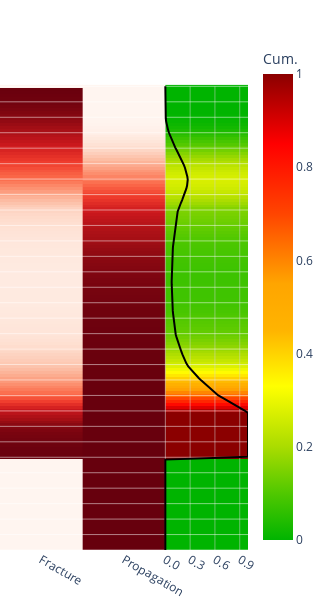

Notebook source saved alongside this figure:
### Code cell
crit_hm_fig = criticality_heatmap(plot_weaklayer, plot_layers, dataframe)
crit_hm_fig.show()

### Figure 1 — Plotly figure (JSON) as saved in the notebook; plotly's stock layout.template omitted (floating-point values rounded to 4 significant figures; data arrays with more than 128 entries replaced by an {"elided": "..."} marker saying what was removed)
{"data": [{"colorscale": [[0, "rgb(255,245,240)"], [0.125, "rgb(254,224,210)"], [0.25, "rgb(252,187,161)"], [0.375, "rgb(252,146,114)"], [0.5, "rgb(251,106,74)"], [0.625, "rgb(239,59,44)"], [0.75, "rgb(203,24,29)"], [0.875, "rgb(165,15,21)"], [1, "rgb(103,0,13)"]], "hoverinfo": "skip", "reversescale": false, "showscale": false, "type": "heatmap", "x": [0, 0.5, 1], "y": {"elided": "160 float values"}, "z": {"elided": "160x2 float values"}, "zmax": 1, "zmin": 0}, {"colorscale": [[0, "rgb(255,245,240)"], [0.125, "rgb(254,224,210)"], [0.25, "rgb(252,187,161)"], [0.375, "rgb(252,146,114)"], [0.5, "rgb(251,106,74)"], [0.625, "rgb(239,59,44)"], [0.75, "rgb(203,24,29)"], [0.875, "rgb(165,15,21)"], [1, "rgb(103,0,13)"]], "hoverinfo": "skip", "reversescale": false, "showscale": false, "type": "heatmap", "x": [1, 1.5, 2], "y": {"elided": "160 float values"}, "z": {"elided": "160x2 float values"}, "zmax": 1, "zmin": 0}, {"colorbar": {"title": {"text": "Cum."}}, "colorscale": [[0, "rgb(0,180,0)"], [0.1, "rgb(80,200,0)"], [0.2, "rgb(170,220,0)"], [0.33, "yellow"], [0.45, "rgb(255,180,0)"], [0.55, "orange"], [0.7, "orangered"], [0.85, "red"], [1, "darkred"]], "showscale": true, "type": "heatmap", "x": [2, 2.5, 3], "y": {"elided": "160 float values"}, "z": {"elided": "160x2 float values"}, "zmax": 1, "zmin": 0}, {"line": {"color": "lightgrey", "width": 0.5}, "mode": "lines", "showlegend": false, "type": "scatter", "x": [2, 2], "y": [0, 3000]}, {"line": {"color": "lightgrey", "width": 0.5}, "mode": "lines", "showlegend": false, "type": "scatter", "x": [2.3, 2.3], "y": [0, 3000]}, {"line": {"color": "lightgrey", "width": 0.5}, "mode": "lines", "showlegend": false, "type": "scatter", "x": [2.6, 2.6], "y": [0, 3000]}, {"line": {"color": "lightgrey", "width": 0.5}, "mode": "lines", "showlegend": false, "type": "scatter", "x": [2.9, 2.9], "y": [0, 3000]}, {"hoverinfo": "skip", "line": {"color": "white", "width": 0.5}, "mode": "lines", "showlegend": false, "type": "scatter", "x": [0, 3], "y": [0, 0]}, {"hoverinfo": "skip", "line": {"color": "white", "width": 0.5}, "mode": "lines", "showlegend": false, "type": "scatter", "x": [0, 3], "y": [100, 100]}, {"hoverinfo": "skip", "line": {"color": "white", "width": 0.5}, "mode": "lines", "showlegend": false, "type": "scatter", "x": [0, 3], "y": [200, 200]}, {"hoverinfo": "skip", "line": {"color": "white", "width": 0.5}, "mode": "lines", "showlegend": false, "type": "scatter", "x": [0, 3], "y": [300, 300]}, {"hoverinfo": "skip", "line": {"color": "white", "width": 0.5}, "mode": "lines", "showlegend": false, "type": "scatter", "x": [0, 3], "y": [400, 400]}, {"hoverinfo": "skip", "line": {"color": "white", "width": 0.5}, "mode": "lines", "showlegend": false, "type": "scatter", "x": [0, 3], "y": [500, 500]}, {"hoverinfo": "skip", "line": {"color": "white", "width": 0.5}, "mode": "lines", "showlegend": false, "type": "scatter", "x": [0, 3], "y": [600, 600]}, {"hoverinfo": "skip", "line": {"color": "white", "width": 0.5}, "mode": "lines", "showlegend": false, "type": "scatter", "x": [0, 3], "y": [700, 700]}, {"hoverinfo": "skip", "line": {"color": "white", "width": 0.5}, "mode": "lines", "showlegend": false, "type": "scatter", "x": [0, 3], "y": [800, 800]}, {"hoverinfo": "skip", "line": {"color": "white", "width": 0.5}, "mode": "lines", "showlegend": false, "type": "scatter", "x": [0, 3], "y": [900, 900]}, {"hoverinfo": "skip", "line": {"color": "white", "width": 0.5}, "mode": "lines", "showlegend": false, "type": "scatter", "x": [0, 3], "y": [1000, 1000]}, {"hoverinfo": "skip", "line": {"color": "white", "width": 0.5}, "mode": "lines", "showlegend": false, "type": "scatter", "x": [0, 3], "y": [1100, 1100]}, {"hoverinfo": "skip", "line": {"color": "white", "width": 0.5}, "mode": "lines", "showlegend": false, "type": "scatter", "x": [0, 3], "y": [1200, 1200]}, {"hoverinfo": "skip", "line": {"color": "white", "width": 0.5}, "mode": "lines", "showlegend": false, "type": "scatter", "x": [0, 3], "y": [1300, 1300]}, {"hoverinfo": "skip", "line": {"color": "white", "width": 0.5}, "mode": "lines", "showlegend": false, "type": "scatter", "x": [0, 3], "y": [1400, 1400]}, {"hoverinfo": "skip", "line": {"color": "white", "width": 0.5}, "mode": "lines", "showlegend": false, "type": "scatter", "x": [0, 3], "y": [1500, 1500]}, {"hoverinfo": "skip", "line": {"color": "white", "width": 0.5}, "mode": "lines", "showlegend": false, "type": "scatter", "x": [0, 3], "y": [1600, 1600]}, {"hoverinfo": "skip", "line": {"color": "white", "width": 0.5}, "mode": "lines", "showlegend": false, "type": "scatter", "x": [0, 3], "y": [1700, 1700]}, {"hoverinfo": "skip", "line": {"color": "white", "width": 0.5}, "mode": "lines", "showlegend": false, "type": "scatter", "x": [0, 3], "y": [1800, 1800]}, {"hoverinfo": "skip", "line": {"color": "white", "width": 0.5}, "mode": "lines", "showlegend": false, "type": "scatter", "x": [0, 3], "y": [1900, 1900]}, {"hoverinfo": "skip", "line": {"color": "white", "width": 0.5}, "mode": "lines", "showlegend": false, "type": "scatter", "x": [0, 3], "y": [2000, 2000]}, {"hoverinfo": "skip", "line": {"color": "white", "width": 0.5}, "mode": "lines", "showlegend": false, "type": "scatter", "x": [0, 3], "y": [2100, 2100]}, {"hoverinfo": "skip", "line": {"color": "white", "width": 0.5}, "mode": "lines", "showlegend": false, "type": "scatter", "x": [0, 3], "y": [2200, 2200]}, {"hoverinfo": "skip", "line": {"color": "white", "width": 0.5}, "mode": "lines", "showlegend": false, "type": "scatter", "x": [0, 3], "y": [2300, 2300]}, {"hoverinfo": "skip", "line": {"color": "white", "width": 0.5}, "mode": "lines", "showlegend": false, "type": "scatter", "x": [0, 3], "y": [2400, 2400]}, {"hoverinfo": "skip", "line": {"color": "white", "width": 0.5}, "mode": "lines", "showlegend": false, "type": "scatter", "x": [0, 3], "y": [2500, 2500]}, {"hoverinfo": "skip", "line": {"color": "white", "width": 0.5}, "mode": "lines", "showlegend": false, "type": "scatter", "x": [0, 3], "y": [2600, 2600]}, {"hoverinfo": "skip", "line": {"color": "white", "width": 0.5}, "mode": "lines", "showlegend": false, "type": "scatter", "x": [0, 3], "y": [2700, 2700]}, {"hoverinfo": "skip", "line": {"color": "white", "width": 0.5}, "mode": "lines", "showlegend": false, "type": "scatter", "x": [0, 3], "y": [2800, 2800]}, {"hoverinfo": "skip", "line": {"color": "white", "width": 0.5}, "mode": "lines", "showlegend": false, "type": "scatter", "x": [0, 3], "y": [2900, 2900]}, {"hoverinfo": "skip", "line": {"color": "white", "width": 0.5}, "mode": "lines", "showlegend": false, "type": "scatter", "x": [0, 3], "y": [3000, 3000]}, {"line": {"color": "black", "width": 2}, "mode": "lines", "showlegend": false, "type": "scatter", "x": {"elided": "160 float values"}, "y": {"elided": "160 float values"}}], "layout": {"height": 600, "margin": {"b": 40, "l": 0, "r": 0, "t": 40}, "paper_bgcolor": "white", "plot_bgcolor": "white", "width": 300, "xaxis": {"range": [0, 3], "ticktext": ["Fracture", "Propagation", "0.0", "0.3", "0.6", "0.9"], "tickvals": [0.5, 1.5, 2, 2.3, 2.6, 2.9]}, "yaxis": {"autorange": false, "domain": [0, 1], "range": [3000, -300], "showticklabels": false}}}
